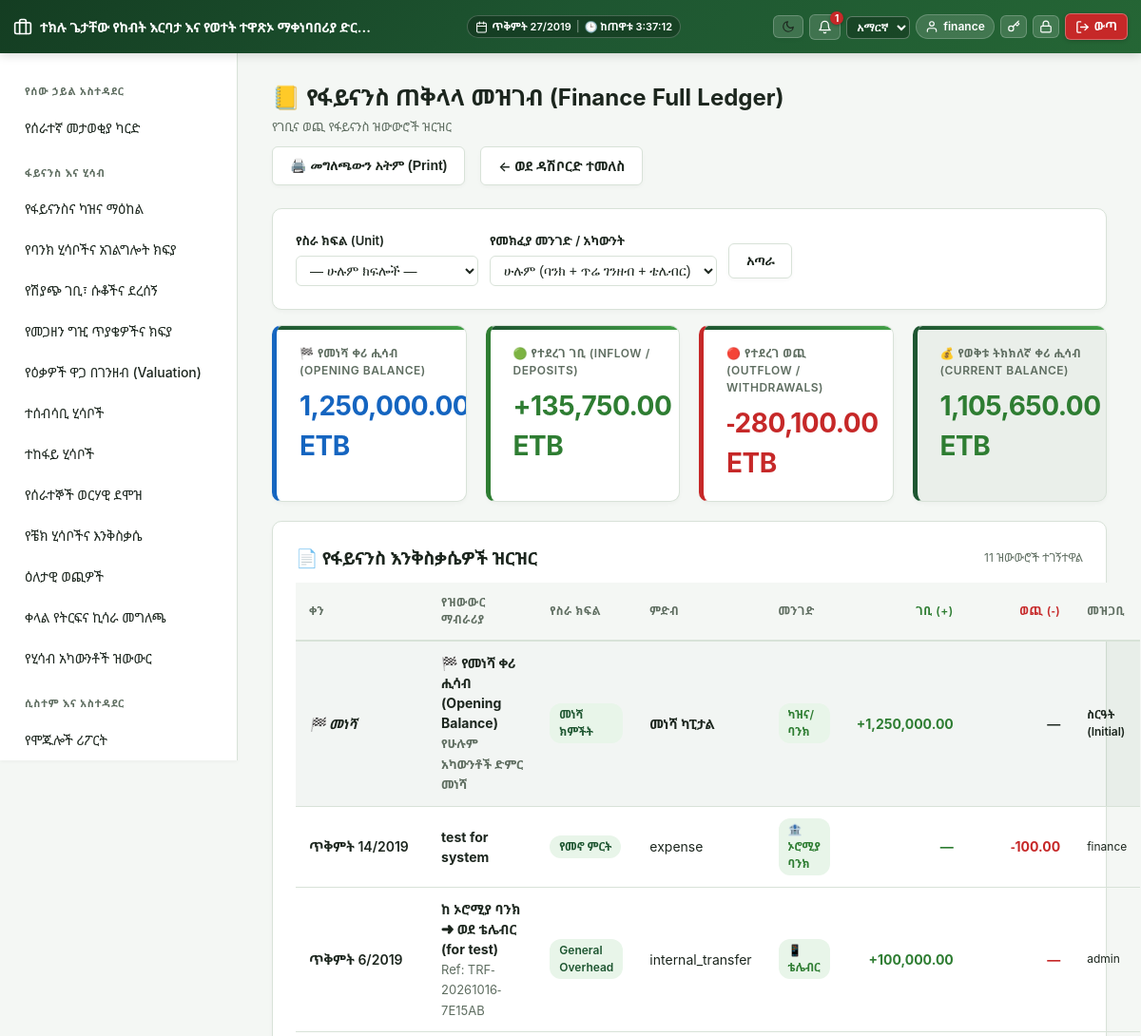
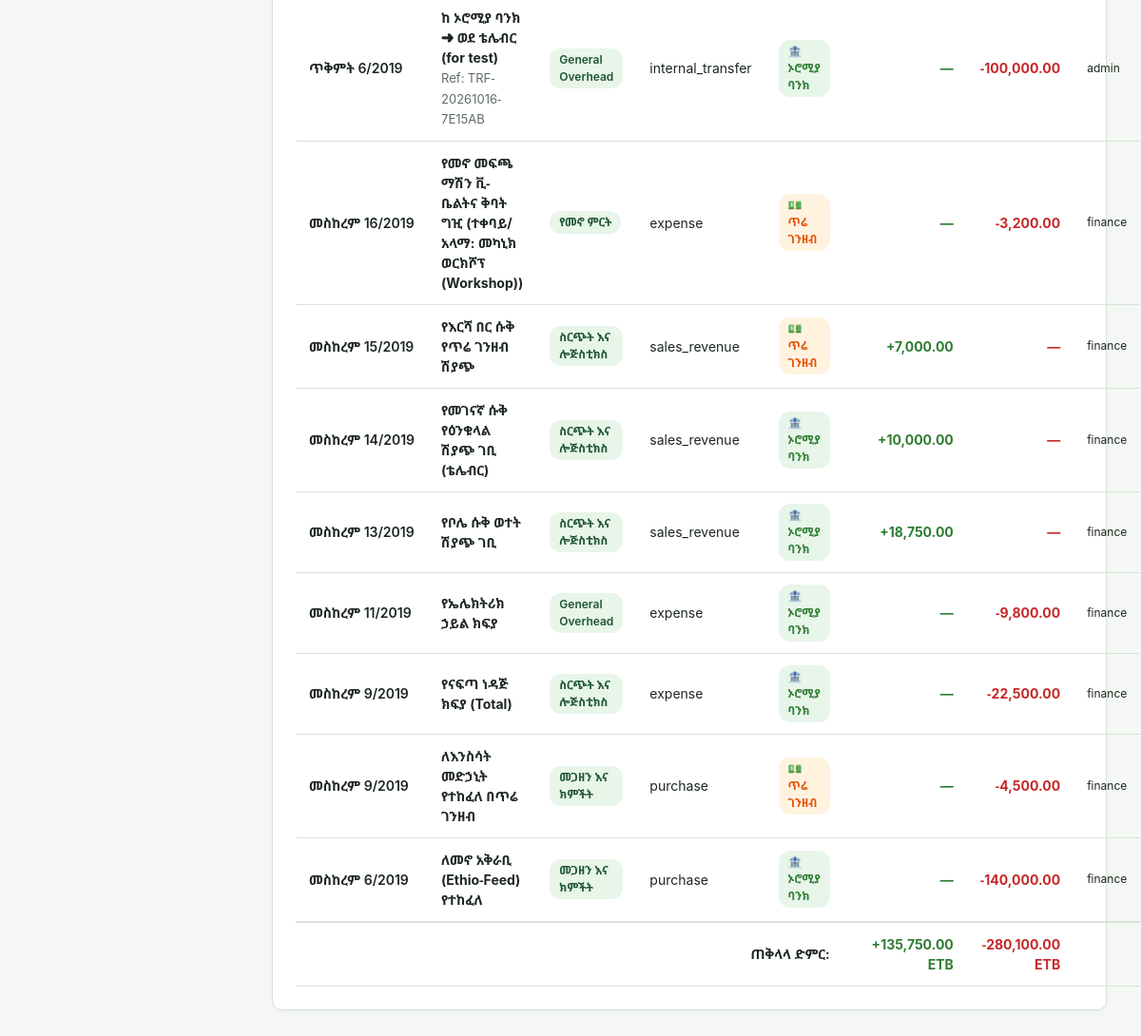
Page /modules/finance/ledger.php (signed in) on the earlier database version (2 pictures, top to bottom).
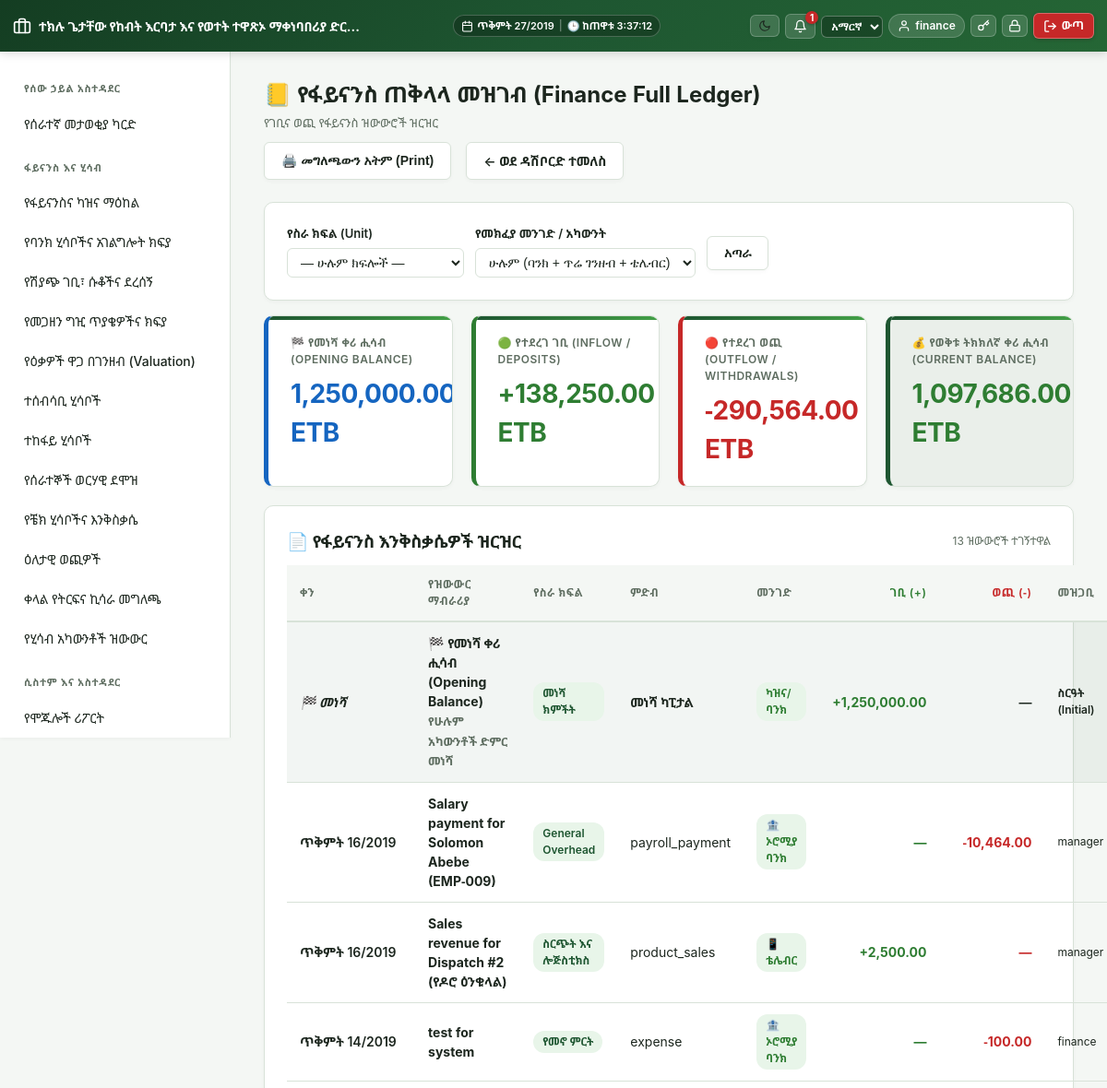
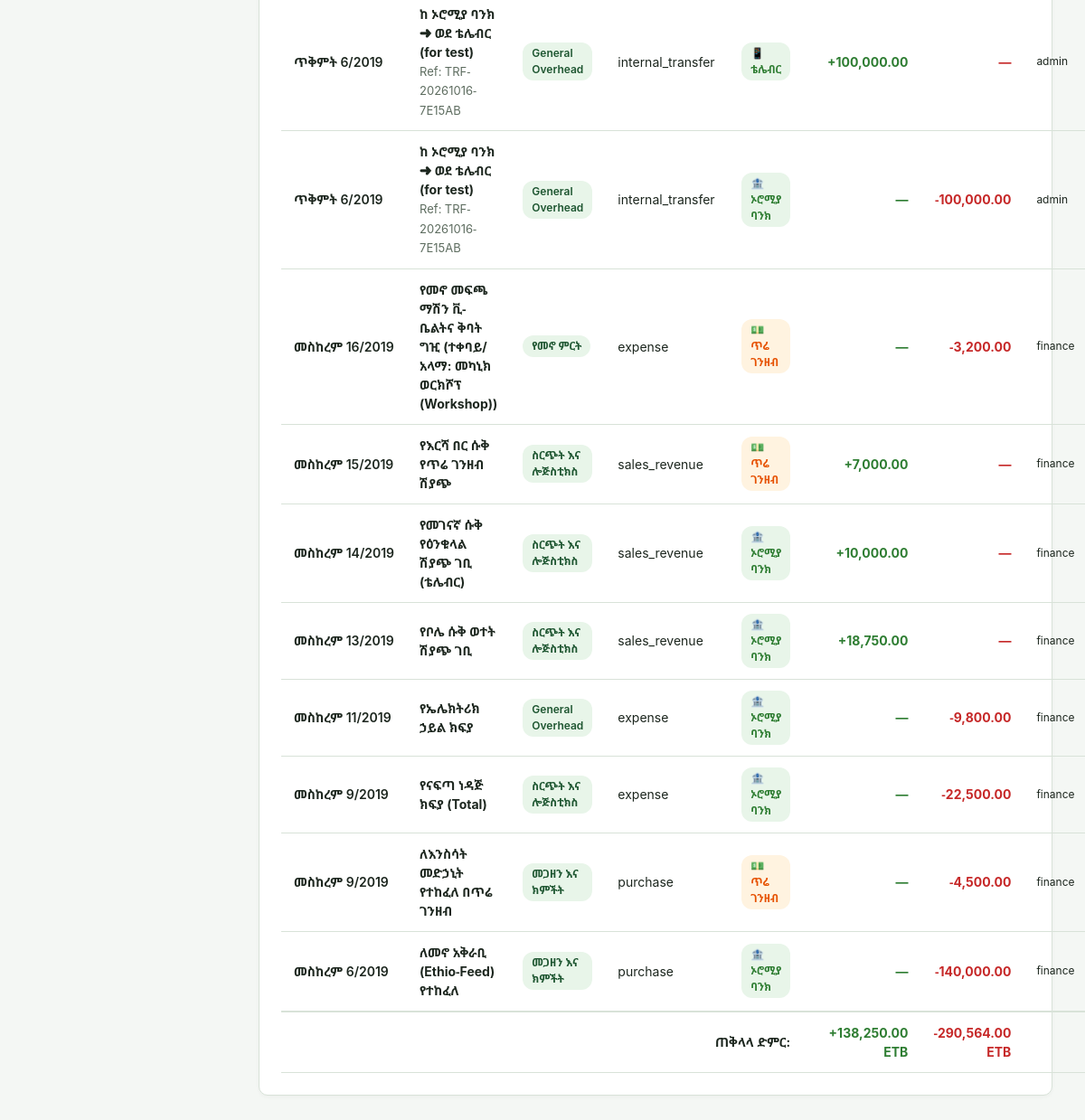
Same page on the later database version (2 pictures, top to bottom).
### tables this page shows
CREATE TABLE `fin_transactions` (
  `id` int(11) NOT NULL,
  `bank_account_id` int(11) DEFAULT NULL,
  `direction` enum('inflow','outflow') NOT NULL,
  `amount` decimal(14,2) NOT NULL,
  `payment_method` enum('bank','cash','telebirr','check') DEFAULT 'bank',
  `unit_tag` enum('dairy','poultry','fish','feed_production','warehouse','distribution','general_overhead','veterinary') NOT NULL,
  `category` varchar(50) DEFAULT NULL,
  `source_table` varchar(50) DEFAULT NULL,
  `source_id` int(11) DEFAULT NULL,
  `transaction_date` date NOT NULL,
  `description` varchar(255) DEFAULT NULL,
  `reference_number` varchar(64) DEFAULT NULL,
  `recorded_by` int(11) NOT NULL,
  `created_at` datetime DEFAULT current_timestamp()
);

CREATE TABLE `users` (
  `id` int(11) NOT NULL,
  `name` varchar(100) NOT NULL,
  `email` varchar(150) NOT NULL,
  `password` varchar(255) NOT NULL,
  `api_token` varchar(64) DEFAULT NULL,
  `role_id` int(11) NOT NULL,
  `department_id` int(11) DEFAULT NULL,
  `locale` varchar(5) NOT NULL DEFAULT 'en',
  `theme` varchar(5) NOT NULL DEFAULT 'light',
  `two_factor_secret` varchar(64) DEFAULT NULL,
  `two_factor_enabled` tinyint(1) NOT NULL DEFAULT 0,
  `is_active` tinyint(1) NOT NULL DEFAULT 1,
  `last_login_at` datetime DEFAULT NULL,
  `created_at` datetime DEFAULT current_timestamp()
);

### includes/auth.php (called while the page is built, shortened)
<?php
require_once __DIR__ . '/../config/db.php';
require_once __DIR__ . '/functions.php';
function current_user(): ?array
{
    return $_SESSION['user'] ?? null;
}

### includes/functions.php (called while the page is built, shortened)
<?php
require_once __DIR__ . '/../config/db.php';
require_once __DIR__ . '/ethiopian_calendar.php';
function h(?string $s): string { return htmlspecialchars($s ?? '', ENT_QUOTES, 'UTF-8'); }
function finance_transactions_list(?string $unitTag = null, ?string $paymentMethod = null, int $limit = 100): array
{
    $where = ['1=1'];
    $params = [];
    $sql = "SELECT t.*, u.name AS recorded_by_name FROM fin_transactions t
            LEFT JOIN users u ON u.id = t.recorded_by
            WHERE " . implode(' AND ', $where) . "
            ORDER BY t.transaction_date DESC, t.id DESC LIMIT " . (int) $limit;
    $stmt = db()->prepare($sql);
    $stmt->execute($params);
    return $stmt->fetchAll();
}
function current_locale(): string
{
    $user = current_user();
    $locale = $user['locale'] ?? ($_SESSION['guest_locale'] ?? 'en');
    return array_key_exists($locale, SUPPORTED_LOCALES) ? $locale : 'en';
}
function t(string $key, ?string $fallback = null): string
{
    static $cache = [];
    $locale = current_locale();
    if (!isset($cache[$locale])) {
        $path = __DIR__ . "/lang/{$locale}.php";
        $cache[$locale] = file_exists($path) ? require $path : [];
    }
    if (!isset($cache['en'])) {
        $pathEn = __DIR__ . '/lang/en.php';
        $cache['en'] = file_exists($pathEn) ? require $pathEn : [];
    }
    return $cache[$locale][$key] ?? $cache['en'][$key] ?? $fallback ?? $key;
}

### config/db.php (called while the page is built, shortened)
<?php
function db(): PDO
{
    static $pdo = null;
    if ($pdo === null) {
        try {
            $pdo = new PDO(
                "mysql:host=" . DB_HOST . ";dbname=" . DB_NAME . ";charset=utf8mb4",
                DB_USER,
                DB_PASS,
                [
                    PDO::ATTR_ERRMODE => PDO::ERRMODE_EXCEPTION,
                    PDO::ATTR_DEFAULT_FETCH_MODE => PDO::FETCH_ASSOC,
                ]
            );
        } catch (PDOException $e) {
            die('Database connection failed: ' . htmlspecialchars($e->getMessage()) .
                '<br>Check config/db.php — is MySQL running in XAMPP, and does the "aleltu_eifms" database exist?');
        }
    }
    return $pdo;
}

### includes/ethiopian_calendar.php (called while the page is built, shortened)
<?php
class EthiopianDate {
    public static array $months = [
        1 => 'መስከረም',
        2 => 'ጥቅምት',
        3 => 'ህዳር',
        4 => 'ታህሳስ',
        5 => 'ጥር',
        6 => 'የካቲት',
        7 => 'መጋቢት',
        8 => 'ሚያዝያ',
        9 => 'ግንቦት',
        10 => 'ሰኔ',
        11 => 'ሐምሌ',
        12 => 'ነሐሴ',
        13 => 'ጳጉሜን'
    ];
    public static array $weekdays = [
        0 => 'እሁድ',
        1 => 'ሰኞ',
        2 => 'ማክሰኞ',
        3 => 'ረቡዕ',
        4 => 'ሐሙስ',
        5 => 'አርብ',
        6 => 'ቅዳሜ'
    ];
    public static function fromGregorian(int $gy, int $gm, int $gd): array {
        $jdn = gregoriantojd($gm, $gd, $gy);
        $r = ($jdn - self::ETHIOPIC_EPOCH) % 1461;
        $n = ($r % 365) + 365 * intdiv($r, 1460);
        $ey = 4 * intdiv($jdn - self::ETHIOPIC_EPOCH, 1461) + intdiv($r, 365) - intdiv($r, 1460);
        $em = intdiv($n, 30) + 1;
        $ed = ($n % 30) + 1;
        return [$ey, $em, $ed];
    }
    public static function format(?string $dateStr, string $format = 'medium'): string {
        $time = strtotime($dateStr);
        $gy = (int)date('Y', $time);
        $gm = (int)date('n', $time);
        $gd = (int)date('j', $time);
        $w  = (int)date('w', $time);
        [$ey, $em, $ed] = self::fromGregorian($gy, $gm, $gd);
        $monthName = self::$months[$em] ?? '';
        $weekdayName = self::$weekdays[$w] ?? '';
        return match ($format) {
            'short'   => sprintf('%02d/%02d/%04d', $ed, $em, $ey),
            'numeric' => sprintf('%04d-%02d-%02d', $ey, $em, $ed),
            'long'    => sprintf('%s፣ %s %d ቀን %d ዓ.ም', $weekdayName, $monthName, $ed, $ey),
            default   => sprintf('%s %d/%d', $monthName, $ed, $ey)
        };
    }
}
function eth_date(?string $dateStr, string $format = 'medium'): string {
    return EthiopianDate::format($dateStr, $format);
}

### modules/finance/ledger.php (the view, shortened to what the rows shown need)
<?php
require_once __DIR__ . '/../../includes/functions.php';
require_once __DIR__ . '/../../includes/auth.php';
require_once __DIR__ . '/../../includes/header.php';
$unitFilter = $_GET['unit'] ?? null;
$methodFilter = $_GET['method'] ?? null;
$transactions = finance_transactions_list($unitFilter ?: null, $methodFilter ?: null, 300);
$viewTitle = '📒 ' . (current_locale() === 'am' ? 'የፋይናንስ ጠቅላላ መዝገብ (Finance Full Ledger)' : 'Finance Full Ledger');
?>
<div style="display:flex;justify-content:space-between;align-items:center;margin-bottom:16px;flex-wrap:wrap;gap:10px">
    <div>
        <h2 class="mt-0" style="margin-bottom:4px"><?= $viewTitle ?></h2>
    </div>
</div>
<div class="card">
    <table>
        <thead>
            <tr style="border-bottom:2px solid var(--border)">
                <th><?= current_locale() === 'am' ? 'ቀን' : 'Date' ?></th>
                <th><?= current_locale() === 'am' ? 'የዝውውር ማብራሪያ' : 'Description / Reference' ?></th>
                <th><?= current_locale() === 'am' ? 'የስራ ክፍል' : 'Unit' ?></th>
                <th><?= current_locale() === 'am' ? 'ምድብ' : 'Category' ?></th>
                <th><?= current_locale() === 'am' ? 'መንገድ' : 'Method' ?></th>
                <th style="text-align:right;color:#2e7d32"><?= current_locale() === 'am' ? 'ገቢ (+)' : 'Deposit (+)' ?></th>
                <th style="text-align:right;color:#c62828"><?= current_locale() === 'am' ? 'ወጪ (-)' : 'Withdrawal (-)' ?></th>
                <th><?= current_locale() === 'am' ? 'መዝጋቢ' : 'By' ?></th>
            </tr>
        </thead>
        <tbody>
            <?php foreach ($transactions as $t):
                $isIn = ($t['direction'] === 'inflow');
                $methodText = match(strtolower($t['payment_method'])) {
                    'cash' => (current_locale() === 'am' ? '💵 ጥሬ ገንዘብ' : 'Cash'),
                    'bank' => (current_locale() === 'am' ? '🏦 ኦሮሚያ ባንክ' : 'Bank'),
                    'telebirr', 'mobile' => (current_locale() === 'am' ? '📱 ቴሌብር' : 'Telebirr'),
                    default => ucfirst($t['payment_method'])
                };
            ?>
                <tr>
                    <td style="font-weight:600;white-space:nowrap"><?= h(eth_date($t['transaction_date'])) ?></td>
                    <td>
                        <strong><?= h($t['description'] ?: 'የፋይናንስ ዝውውር') ?></strong>
                        <?php if (!empty($t['reference_number'])): ?>
                            <br><small class="text-muted">Ref: <?= h($t['reference_number']) ?></small>
                        <?php endif; ?>
                    </td>
                    <td><span class="badge"><?= h(t('section.' . $t['unit_tag'], ucwords(str_replace('_',' ',$t['unit_tag'])))) ?></span></td>
                    <td><?= h($t['category'] ?: '—') ?></td>
                    <td><span class="badge <?= $t['payment_method']==='cash'?'dry':'active' ?>"><?= h($methodText) ?></span></td>
                    <td style="text-align:right;color:#2e7d32;font-weight:700">
                        <?= $isIn ? '+' . number_format((float)$t['amount'], 2) : '—' ?>
                    </td>
                    <td style="text-align:right;color:#c62828;font-weight:700">
                        <?= !$isIn ? '-' . number_format((float)$t['amount'], 2) : '—' ?>
                    </td>
                    <td style="font-size:12px;color:var(--text-muted)"><?= h($t['recorded_by_name'] ?: '—') ?></td>
                </tr>
            <?php endforeach; ?>
        </tbody>
    </table>
</div>
<?php require_once __DIR__ . '/../../includes/footer.php'; ?>

Differences in the rows shown:
added fin_transactions: transaction_date "ጥቅምት 16/2019", description "Salary payment for Solomon Abebe (EMP-009)", unit_tag "General Overhead", category "payroll_payment", payment_method "🏦 ኦሮሚያ ባንክ", amount "10,464.00", recorded_by.name "manager"
added fin_transactions: transaction_date "ጥቅምት 16/2019", description "Sales revenue for Dispatch #2 (የዶሮ ዕንቁላል)", unit_tag "ስርጭት እና ሎጅስቲክስ", category "product_sales", payment_method "📱 ቴሌብር", amount "2,500.00", recorded_by.name "manager"
Other differences:
$totalIn: "135,750.00" → "138,250.00"
$totalOut: "280,100.00" → "290,564.00"
$currentBalance: "1,105,650.00" → "1,097,686.00"
count($transactions): "11" → "13"
